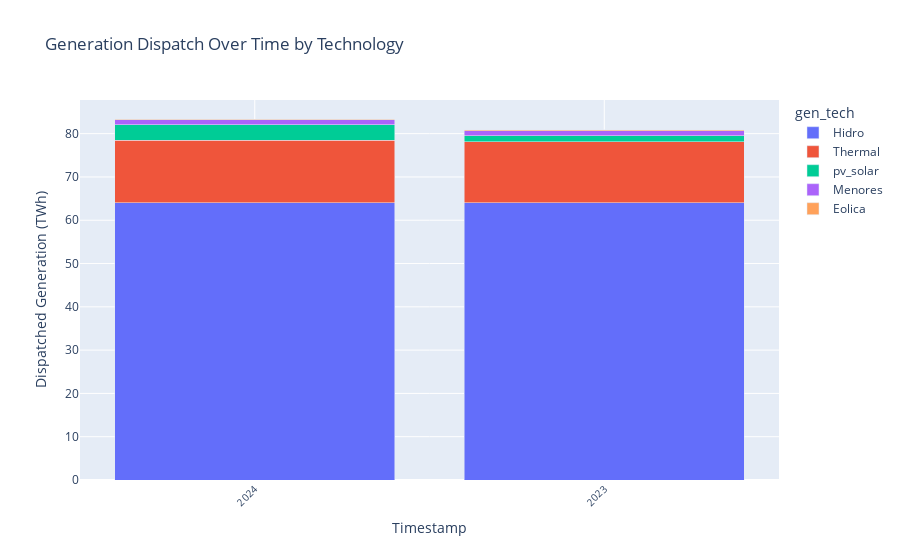

The notebook cell saved with this chart:
### Code cell
sce_sw = pd.read_csv(model_outputs_path+'/dispatch.csv')
sce_sw['year'] = sce_sw['timestamp'].str[:4]
sce_sw['Energy_TWh_typical_yr'] = sce_sw['Energy_GWh_typical_yr'] / 1000
sce.dispatched_generation(sce_sw, 'year', 'Energy_TWh_typical_yr', 'gen_tech')

### Figure 1 — Plotly figure (JSON) as saved in the notebook; plotly's stock layout.template omitted (floating-point values rounded to 4 significant figures)
{"data": [{"alignmentgroup": "True", "hovertemplate": "gen_tech=Hidro<br>Year=%{x}<br>Dispatched Generation (MW)=%{y}<extra></extra>", "legendgroup": "Hidro", "marker": {"color": "#636efa", "pattern": {"shape": ""}}, "name": "Hidro", "offsetgroup": "Hidro", "orientation": "v", "showlegend": true, "textposition": "auto", "type": "bar", "x": ["2024", "2023"], "xaxis": "x", "y": [64.02, 64.02], "yaxis": "y"}, {"alignmentgroup": "True", "hovertemplate": "gen_tech=Thermal<br>Year=%{x}<br>Dispatched Generation (MW)=%{y}<extra></extra>", "legendgroup": "Thermal", "marker": {"color": "#EF553B", "pattern": {"shape": ""}}, "name": "Thermal", "offsetgroup": "Thermal", "orientation": "v", "showlegend": true, "textposition": "auto", "type": "bar", "x": ["2024", "2023"], "xaxis": "x", "y": [14.51, 14.12], "yaxis": "y"}, {"alignmentgroup": "True", "hovertemplate": "gen_tech=pv_solar<br>Year=%{x}<br>Dispatched Generation (MW)=%{y}<extra></extra>", "legendgroup": "pv_solar", "marker": {"color": "#00cc96", "pattern": {"shape": ""}}, "name": "pv_solar", "offsetgroup": "pv_solar", "orientation": "v", "showlegend": true, "textposition": "auto", "type": "bar", "x": ["2024", "2023"], "xaxis": "x", "y": [3.485, 1.399], "yaxis": "y"}, {"alignmentgroup": "True", "hovertemplate": "gen_tech=Menores<br>Year=%{x}<br>Dispatched Generation (MW)=%{y}<extra></extra>", "legendgroup": "Menores", "marker": {"color": "#ab63fa", "pattern": {"shape": ""}}, "name": "Menores", "offsetgroup": "Menores", "orientation": "v", "showlegend": true, "textposition": "auto", "type": "bar", "x": ["2024", "2023"], "xaxis": "x", "y": [1.15, 1.15], "yaxis": "y"}, {"alignmentgroup": "True", "hovertemplate": "gen_tech=Eolica<br>Year=%{x}<br>Dispatched Generation (MW)=%{y}<extra></extra>", "legendgroup": "Eolica", "marker": {"color": "#FFA15A", "pattern": {"shape": ""}}, "name": "Eolica", "offsetgroup": "Eolica", "orientation": "v", "showlegend": true, "textposition": "auto", "type": "bar", "x": ["2023", "2024"], "xaxis": "x", "y": [0.2146, 0.2146], "yaxis": "y"}], "layout": {"barmode": "stack", "legend": {"title": {"text": "gen_tech"}, "tracegroupgap": 0}, "title": {"text": "Generation Dispatch Over Time by Technology"}, "xaxis": {"anchor": "y", "domain": [0, 1], "showgrid": true, "tickangle": -45, "tickfont": {"size": 10}, "tickvals": ["2024", "2023"], "title": {"text": "Timestamp"}}, "yaxis": {"anchor": "x", "domain": [0, 1], "title": {"text": "Dispatched Generation (TWh)"}}}}
